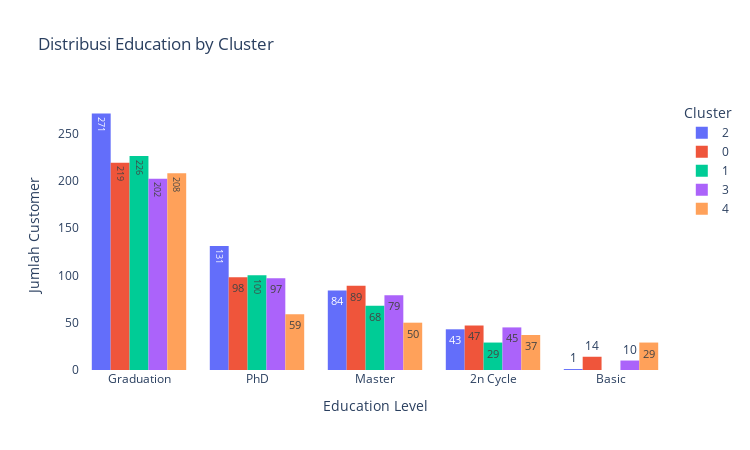

This figure's notebook cell:
### Markdown cell above
Distribusi usia pelanggan di setiap cluster tidak menunjukkan perbedaan ekstrem, namun terdapat kecenderungan bahwa cluster 1 dan 2 memiliki rata-rata umur lebih tinggi dibandingkan cluster lain. Hal ini memberi indikasi bahwa kelompok usia matang memiliki tingkat engagement tertentu dalam belanja supermarket. Sementara cluster 0 dan 4 lebih didominasi pelanggan dengan rata-rata umur lebih muda. Temuan ini dapat digunakan sebagai pendukung strategi pemasaran berbasis segmentasi perilaku dan demografi.

### Code cell
# Distribusi Education by Cluster

fig = px.histogram(
    df_cleansing,
    x='Education',
    color='Cluster',
    barmode='group',        # group = berdampingan, relative = proporsi %
    text_auto=True,         # menampilkan nilai pada bar
    title='Distribusi Education by Cluster'
)

fig.update_layout(
    xaxis_title='Education Level',
    yaxis_title='Jumlah Customer',
    width=750,
    height=450,
    xaxis_showgrid=False,
    yaxis_showgrid=False,
    plot_bgcolor="white"
)

fig.show()

### Figure 1 — Plotly figure (JSON) as saved in the notebook; plotly's stock layout.template omitted (floating-point values rounded to 4 significant figures; data arrays with more than 128 entries replaced by an {"elided": "..."} marker saying what was removed)
{"data": [{"alignmentgroup": "True", "bingroup": "x", "hovertemplate": "Cluster=2<br>Education=%{x}<br>count=%{y}<extra></extra>", "legendgroup": "2", "marker": {"color": "#636efa", "pattern": {"shape": ""}}, "name": "2", "offsetgroup": "2", "orientation": "v", "showlegend": true, "texttemplate": "%{value}", "type": "histogram", "x": {"elided": "530 str values"}, "xaxis": "x", "yaxis": "y"}, {"alignmentgroup": "True", "bingroup": "x", "hovertemplate": "Cluster=0<br>Education=%{x}<br>count=%{y}<extra></extra>", "legendgroup": "0", "marker": {"color": "#EF553B", "pattern": {"shape": ""}}, "name": "0", "offsetgroup": "0", "orientation": "v", "showlegend": true, "texttemplate": "%{value}", "type": "histogram", "x": {"elided": "467 str values"}, "xaxis": "x", "yaxis": "y"}, {"alignmentgroup": "True", "bingroup": "x", "hovertemplate": "Cluster=1<br>Education=%{x}<br>count=%{y}<extra></extra>", "legendgroup": "1", "marker": {"color": "#00cc96", "pattern": {"shape": ""}}, "name": "1", "offsetgroup": "1", "orientation": "v", "showlegend": true, "texttemplate": "%{value}", "type": "histogram", "x": {"elided": "423 str values"}, "xaxis": "x", "yaxis": "y"}, {"alignmentgroup": "True", "bingroup": "x", "hovertemplate": "Cluster=3<br>Education=%{x}<br>count=%{y}<extra></extra>", "legendgroup": "3", "marker": {"color": "#ab63fa", "pattern": {"shape": ""}}, "name": "3", "offsetgroup": "3", "orientation": "v", "showlegend": true, "texttemplate": "%{value}", "type": "histogram", "x": {"elided": "433 str values"}, "xaxis": "x", "yaxis": "y"}, {"alignmentgroup": "True", "bingroup": "x", "hovertemplate": "Cluster=4<br>Education=%{x}<br>count=%{y}<extra></extra>", "legendgroup": "4", "marker": {"color": "#FFA15A", "pattern": {"shape": ""}}, "name": "4", "offsetgroup": "4", "orientation": "v", "showlegend": true, "texttemplate": "%{value}", "type": "histogram", "x": {"elided": "383 str values"}, "xaxis": "x", "yaxis": "y"}], "layout": {"barmode": "group", "height": 450, "legend": {"title": {"text": "Cluster"}, "tracegroupgap": 0}, "plot_bgcolor": "white", "title": {"text": "Distribusi Education by Cluster"}, "width": 750, "xaxis": {"anchor": "y", "domain": [0, 1], "showgrid": false, "title": {"text": "Education Level"}}, "yaxis": {"anchor": "x", "domain": [0, 1], "showgrid": false, "title": {"text": "Jumlah Customer"}}}}
